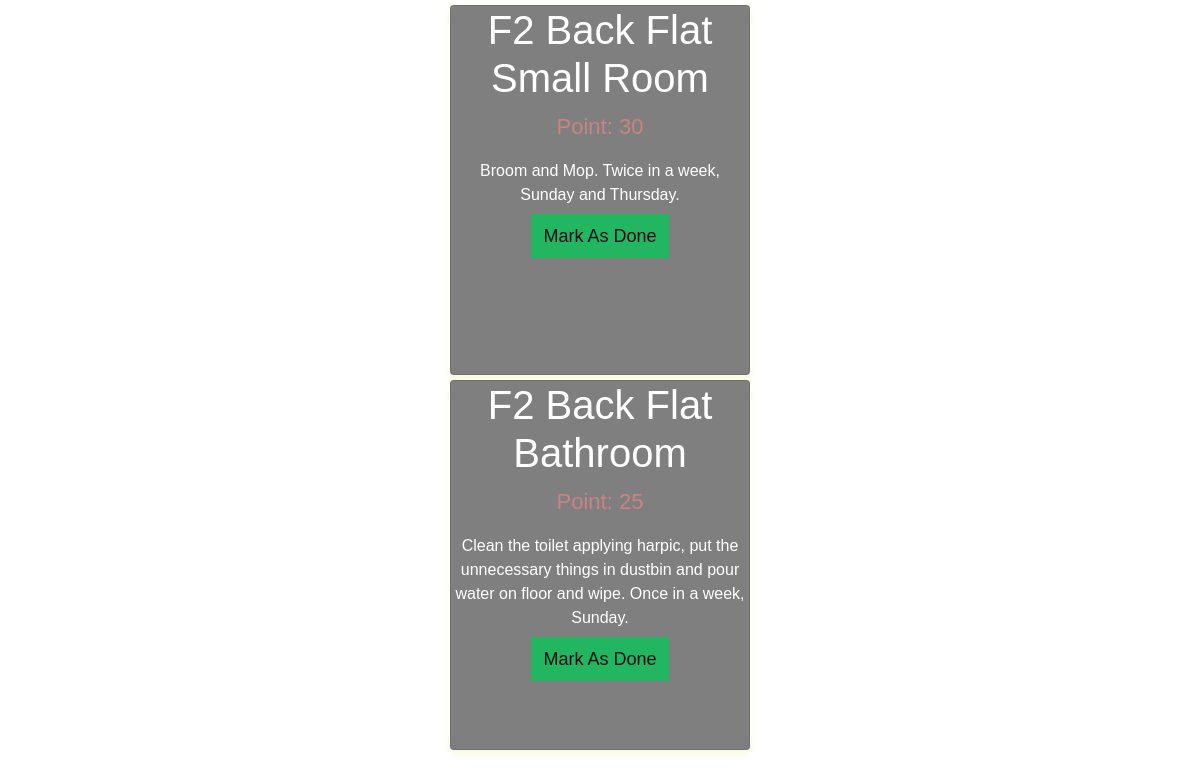
Before: /user/17/services/ with the older database file.
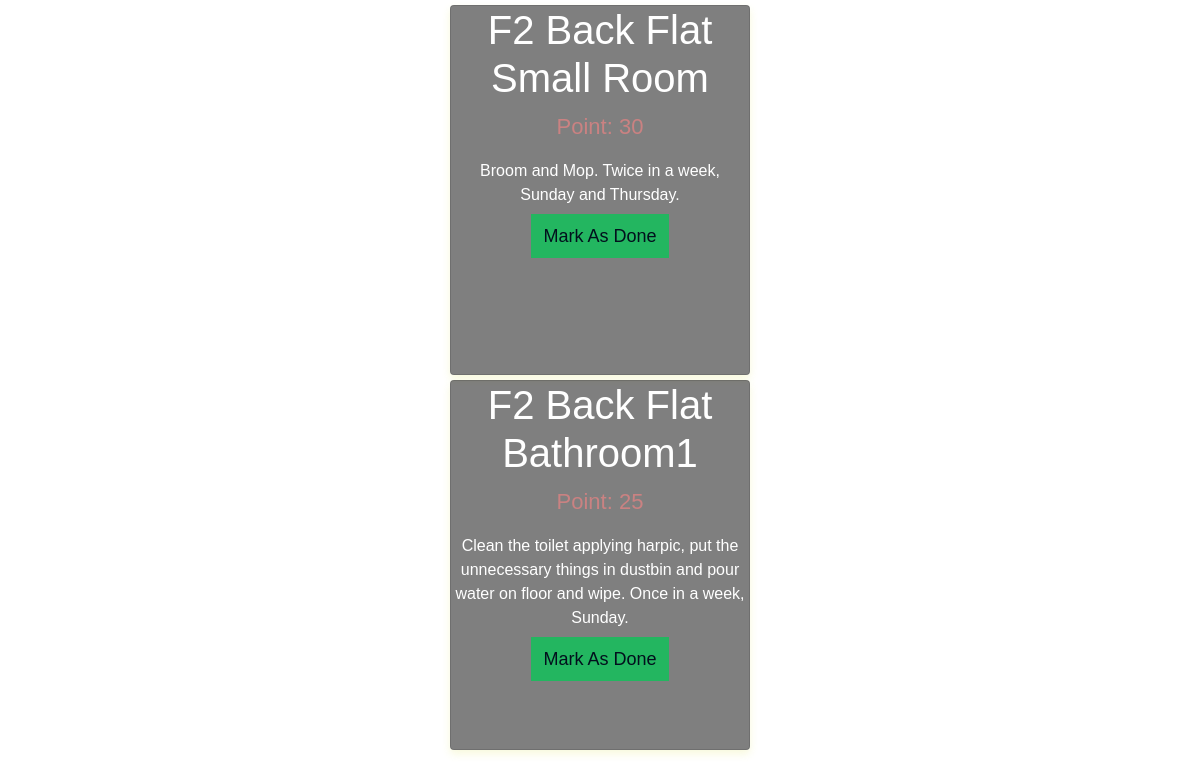
After: the same page with the newer database file.
### clean/models.py (models this page shows, shortened)
class Service(models.Model):
    name = models.CharField(max_length=100)
    description = models.CharField(max_length=500,default='hare krishna')
    point = models.IntegerField(default=0)
    deadline = models.DateTimeField()
    devotee = models.ForeignKey(Devotee,on_delete=models.CASCADE,related_name='services',null=True)
    taken = models.BooleanField(default = False)
    done = models.BooleanField(default=False)

### clean/views.py (the view)
# urls.py: path("user/<int:user_pk>/services/", views.dev_services, name="dev_services"),
def dev_services(request,user_pk):
    user = get_object_or_404(User,pk=user_pk)
    services = user.devotee.services.all().order_by('deadline')
    return render(request,'clean/dev_services.html',{'user':user, 'services':services})

### templates/clean/dev_services.html (shortened to what this page needs)
{% extends "clean/layout.html" %}
{% block body %}
  {% for service in services %}
    <div class="card">
      <h1>{{service.name}}</h1>
      <p class="price">Point: {{service.point}}</p>
      <p>{{service.description}}</p>
      <p>
        {% if service.done %}
        <a disabled="disabled" >Done</a>
        {% else %}
        <a href="{% url 'clean:dev_service_mark_as_done' user_pk=user.pk service_pk=service.pk %}">Mark As Done</a>
        {% endif %}
      </p>
    </div>
  {% endfor %}
{% endblock %}

### templates/clean/layout.html (shortened to what this page needs)
<!DOCTYPE html>
<html>
<head>
	<link rel="stylesheet" href="https://stackpath.bootstrapcdn.com/bootstrap/4.1.3/css/bootstrap.min.css">
	<link rel="stylesheet" href="https://use.fontawesome.com/releases/v5.3.1/css/all.css">
</head>
<body>
    {% block body %}
    {% endblock %}
</body>
</html>

### templates/clean/layout.html (style rules this page uses)
html,body { background-image: url('http://getwallpapers.com/wallpaper/full/a/5/d/544750.jpg'); background-repeat: repeat-y; background-size: cover; height: 100%; font-family: 'Numans', sans-serif; }
.card { height: 370px; margin-top: auto; margin-bottom: auto; width: 400px; background-color: rgba(0,0,0,0.5) !important; }

### templates/clean/dev_services.html (style rules this page uses)
.card { box-shadow: 0 4px 8px 0 hsla(64, 73%, 60%, 0.2); max-width: 300px; margin: 5px auto; text-align: center; font-family: arial; color: white; }
.price { color: rgb(202, 130, 130); font-size: 22px; }
.card a { border: none; outline: 0; padding: 12px; color: rgb(2, 16, 29); background-color: rgb(35, 182, 96); text-align: center; cursor: pointer; width: 100%; font-size: 18px; }

Changed rows visible on the page:
changed Service: name "F2 Back Flat Bathroom" → "F2 Back Flat Bathroom1"
